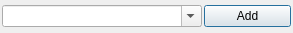
<?xml version="1.0" encoding="UTF-8"?>
<ui version="4.0">
 <class>manager_dialog</class>
 <widget class="QDialog" name="manager_dialog">
  <property name="windowModality">
   <enum>Qt::WindowModal</enum>
  </property>
  <property name="geometry">
   <rect>
    <x>0</x>
    <y>0</y>
    <width>293</width>
    <height>33</height>
   </rect>
  </property>
  <property name="sizePolicy">
   <sizepolicy hsizetype="Minimum" vsizetype="Minimum">
    <horstretch>0</horstretch>
    <verstretch>0</verstretch>
   </sizepolicy>
  </property>
  <property name="windowTitle">
   <string>Manage users</string>
  </property>
  <property name="windowIcon">
   <iconset resource="icons.qrc">
    <normaloff>:/icons/gimdb.png</normaloff>:/icons/gimdb.png</iconset>
  </property>
  <property name="modal">
   <bool>true</bool>
  </property>
  <layout class="QVBoxLayout" name="verticalLayout_2">
   <property name="spacing">
    <number>2</number>
   </property>
   <property name="margin">
    <number>2</number>
   </property>
   <item>
    <layout class="QHBoxLayout" name="buttons_container">
     <property name="spacing">
      <number>2</number>
     </property>
     <item>
      <widget class="QComboBox" name="combo">
       <property name="sizePolicy">
        <sizepolicy hsizetype="Maximum" vsizetype="Maximum">
         <horstretch>0</horstretch>
         <verstretch>0</verstretch>
        </sizepolicy>
       </property>
       <property name="minimumSize">
        <size>
         <width>200</width>
         <height>0</height>
        </size>
       </property>
       <property name="editable">
        <bool>true</bool>
       </property>
      </widget>
     </item>
     <item>
      <widget class="QPushButton" name="button_control">
       <property name="sizePolicy">
        <sizepolicy hsizetype="Minimum" vsizetype="Maximum">
         <horstretch>0</horstretch>
         <verstretch>0</verstretch>
        </sizepolicy>
       </property>
       <property name="text">
        <string>Add</string>
       </property>
      </widget>
     </item>
    </layout>
   </item>
  </layout>
 </widget>
 <resources>
  <include location="icons.qrc"/>
 </resources>
 <connections/>
</ui>
